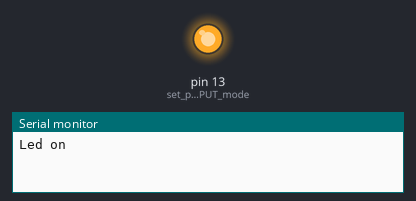
A sketch run on a simulated Arduino Uno, built with avr-gcc and run on an emulated ATmega328P. Parts: output pins drawn as LEDs (lit = HIGH), the last lines printed to the serial monitor.

Above: at 1.0 s.
At 5.5 s:
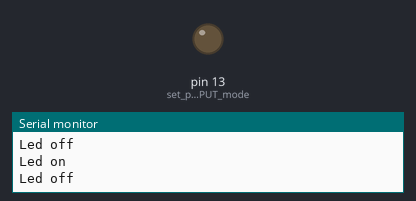
Timing chart, 0 to 6.9 s (numbered marks = the images above):
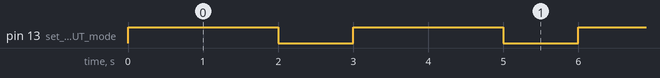

Measured:
- by itself, pin 13 (set_pin_13_to_OUTPUT_mode): alternates HIGH for 2.0 s and LOW for 1.0 s

The sketch:

basics.ino
```cpp
// C++ code
//
void setup() {
  // put your setup code here, to run once:
  pinMode(13, OUTPUT); // set pin 13 to OUTPUT mode
  Serial.begin(9600); // serial monitor
}

void loop() {
  // put your main code here, to run repeatedly:
  Serial.println("Led on");
  digitalWrite(13, HIGH);
  delay(2000);

  Serial.println("Led off");
  digitalWrite(13, LOW);
  delay(1000);
}
```
